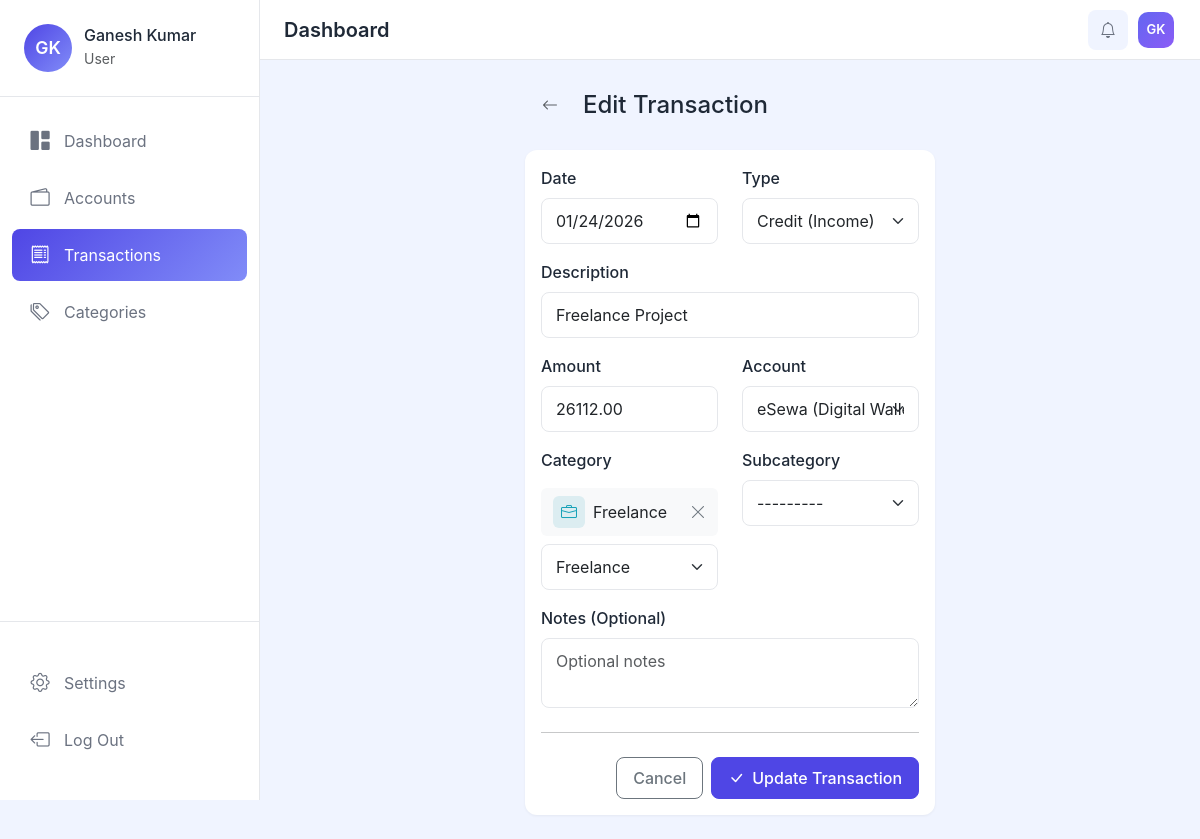
The page /transactions/28/edit/ (signed in) on the database its author committed.
### apps/accounts/models.py (models this page shows, shortened)
class UserProfile(models.Model):
    CURRENCY_CHOICES = [
        ('NPR', 'Nepali Rupee (रू)'),
        ('USD', 'US Dollar ($)'),
        ('EUR', 'Euro (€)'),
        ('GBP', 'British Pound (£)'),
        ('INR', 'Indian Rupee (₹)'),
        ('AUD', 'Australian Dollar (A$)'),
        ('CAD', 'Canadian Dollar (C$)'),
        ('JPY', 'Japanese Yen (¥)'),
        ('CNY', 'Chinese Yuan (¥)'),
    ]
    user = models.OneToOneField(User, on_delete=models.CASCADE, related_name='profile')
    profile_picture = models.ImageField(upload_to='profiles/', blank=True, null=True)
    currency = models.CharField(max_length=3, choices=CURRENCY_CHOICES, default='NPR')
    created_at = models.DateTimeField(auto_now_add=True)
    updated_at = models.DateTimeField(auto_now=True)
    class Meta:
        verbose_name = 'User Profile'
        verbose_name_plural = 'User Profiles'
    @property
    def display_name(self):
        if self.user.first_name:
            return f"{self.user.first_name} {self.user.last_name}".strip()
        return self.user.username
    @property
    def initials(self):
        if self.user.first_name and self.user.last_name:
            return f"{self.user.first_name[0]}{self.user.last_name[0]}".upper()
        return self.user.username[:2].upper()

### apps/transactions/models.py (models this page shows, shortened)
class Transaction(models.Model):
    TRANSACTION_TYPES = [
        ('credit', 'Credit (Income)'),
        ('debit', 'Debit (Expense)'),
    ]
    user = models.ForeignKey(User, on_delete=models.CASCADE, related_name='transactions')
    account = models.ForeignKey(Account, on_delete=models.CASCADE, related_name='transactions')
    category = models.ForeignKey(Category, on_delete=models.SET_NULL, null=True, blank=True, related_name='transactions')
    subcategory = models.ForeignKey(SubCategory, on_delete=models.SET_NULL, null=True, blank=True, related_name='transactions')
    date = models.DateField()
    description = models.CharField(max_length=255)
    amount = models.DecimalField(max_digits=12, decimal_places=2)
    transaction_type = models.CharField(max_length=10, choices=TRANSACTION_TYPES, default='debit')
    notes = models.TextField(blank=True, null=True)
    created_at = models.DateTimeField(auto_now_add=True)
    updated_at = models.DateTimeField(auto_now=True)
    class Meta:
        verbose_name = 'Transaction'
        verbose_name_plural = 'Transactions'
        ordering = ['-date', '-created_at']

### apps/transactions/views.py (the view, shortened to what this page needs)
# urls.py: path('<int:pk>/edit/', views.TransactionUpdateView.as_view(), name='edit'),
class TransactionUpdateView(LoginRequiredMixin, UpdateView):
    model = Transaction
    form_class = TransactionForm
    template_name = 'transactions/form.html'
    success_url = reverse_lazy('transactions:list')
    def get_queryset(self):
        return Transaction.objects.filter(user=self.request.user)
    def get_form_kwargs(self):
        kwargs = super().get_form_kwargs()
        kwargs['user'] = self.request.user
        return kwargs
    def get_context_data(self, **kwargs):
        context = super().get_context_data(**kwargs)
        context['title'] = 'Edit Transaction'
        context['button_text'] = 'Update Transaction'
        return context

### apps/categories/models.py (called while the page is built)
    def __str__(self):
        return f"{self.category.name} → {self.name}"

### apps/wallets/models.py (called while the page is built)
    def __str__(self):
        return f"{self.name} ({self.get_account_type_display()})"

### apps/transactions/templates/transactions/form.html (shortened to what this page needs)
{% extends 'base.html' %}
{% block content %}
<div class="container-fluid px-4">
    <div class="row justify-content-center">
        <div class="col-lg-6">
            <div class="d-flex align-items-center mb-4">
                <a href="{% url 'transactions:list' %}" class="btn btn-link text-muted me-2">
                    <i class="bi bi-arrow-left"></i>
                </a>
                <h4 class="mb-0">{{ title }}</h4>
            </div>
            <div class="card">
                <div class="card-body">
                    <form method="post" id="transactionForm">
                        <div class="row">
                            <div class="col-md-6 mb-3">
                                <label for="id_date" class="form-label">Date</label>
                                {{ form.date }}
                            </div>
                            <div class="col-md-6 mb-3">
                                <label for="id_transaction_type" class="form-label">Type</label>
                                {{ form.transaction_type }}
                            </div>
                        </div>
                        <div class="mb-3">
                            <label for="id_description" class="form-label">Description</label>
                            {{ form.description }}
                        </div>
                        <div class="row">
                            <div class="col-md-6 mb-3">
                                <label for="id_amount" class="form-label">Amount</label>
                                {{ form.amount }}
                            </div>
                            <div class="col-md-6 mb-3">
                                <label for="id_account" class="form-label">Account</label>
                                {{ form.account }}
                            </div>
                        </div>
                        <div class="row">
                            <div class="col-md-6 mb-3">
                                <label class="form-label">Category</label>
                                <div id="selectedCategoryDisplay" class="selected-category-display" style="display: none;">
                                    <span class="category-icon-preview" id="selectedCategoryIcon"></span>
                                    <span id="selectedCategoryName"></span>
                                    <span class="remove-btn" onclick="clearCategory()"><i class="bi bi-x-lg"></i></span>
                                </div>
                                <select class="form-select mt-2" id="categoryDropdown">
                                    {% for choice in form.category.field.queryset %}
                                    <option value="{{ choice.id }}"
                                            data-color="{{ choice.color }}"
                                            data-icon="{{ choice.icon }}"
                                            {% if form.category.value|stringformat:"s" == choice.id|stringformat:"s" %}selected{% endif %}>
                                        {{ choice.name }}
                                    </option>
                                    {% endfor %}
                                </select>
                            </div>
                            <div class="col-md-6 mb-3">
                                <label for="id_subcategory" class="form-label">Subcategory</label>
                                {{ form.subcategory }}
                            </div>
                        </div>
                        <div class="mb-3">
                            <label for="id_notes" class="form-label">Notes (Optional)</label>
                            {{ form.notes }}
                        </div>
                        <hr class="my-4">
                        <div class="d-flex justify-content-end gap-2">
                            <a href="{% url 'transactions:list' %}" class="btn btn-outline-secondary">Cancel</a>
                            <button type="submit" class="btn btn-primary">
                                <i class="bi bi-check-lg me-2"></i>{{ button_text }}
                            </button>
                        </div>
                    </form>
                </div>
            </div>
        </div>
    </div>
</div>
{% endblock %}

### templates/components/sidebar.html (shortened to what this page needs)
{% load static %}
<nav class="sidebar" id="sidebar">
    <div class="sidebar-header">
        <div class="user-profile">
            {% if user.profile.profile_picture %}
            <img src="{{ user.profile.profile_picture.url }}" alt="Profile" class="profile-img">
            {% else %}
            <div class="profile-initials">{{ user.profile.initials }}</div>
            {% endif %}
            <div class="user-info">
                <h6 class="mb-0">{{ user.profile.display_name }}</h6>
                <small class="text-muted">User</small>
            </div>
        </div>
    </div>
    <ul class="nav flex-column">
        <li class="nav-item">
            <a class="nav-link {% if request.resolver_match.url_name == 'index' %}active{% endif %}" href="{% url 'dashboard:index' %}">
                <i class="bi bi-grid-1x2-fill"></i>
                <span>Dashboard</span>
            </a>
        </li>
        <li class="nav-item">
            <a class="nav-link {% if 'wallets' in request.resolver_match.namespace %}active{% endif %}" href="{% url 'wallets:list' %}">
                <i class="bi bi-wallet2"></i>
                <span>Accounts</span>
            </a>
        </li>
        <li class="nav-item">
            <a class="nav-link {% if 'transactions' in request.resolver_match.namespace %}active{% endif %}" href="{% url 'transactions:list' %}">
                <i class="bi bi-receipt"></i>
                <span>Transactions</span>
            </a>
        </li>
        <li class="nav-item">
            <a class="nav-link {% if 'categories' in request.resolver_match.namespace %}active{% endif %}" href="{% url 'categories:list' %}">
                <i class="bi bi-tags"></i>
                <span>Categories</span>
            </a>
        </li>
    </ul>
    <div class="sidebar-footer">
        <ul class="nav flex-column">
            <li class="nav-item">
                <a class="nav-link {% if request.resolver_match.url_name == 'profile' %}active{% endif %}" href="{% url 'accounts:profile' %}">
                    <i class="bi bi-gear"></i>
                    <span>Settings</span>
                </a>
            </li>
            <li class="nav-item">
                <form method="post" action="{% url 'accounts:logout' %}" id="logoutForm">
                    <a class="nav-link" href="#" onclick="document.getElementById('logoutForm').submit(); return false;">
                        <i class="bi bi-box-arrow-left"></i>
                        <span>Log Out</span>
                    </a>
                </form>
            </li>
        </ul>
    </div>
</nav>

### templates/components/navbar.html (shortened to what this page needs)
<nav class="top-navbar">
    <div class="d-flex align-items-center">
        <h5 class="page-title mb-0 d-none d-md-block">{% block page_title %}Dashboard{% endblock %}</h5>
    </div>
    <div class="navbar-actions d-flex align-items-center gap-2">
        <div class="dropdown">
            <button class="btn btn-icon" type="button" data-bs-toggle="dropdown" aria-expanded="false" id="notificationDropdownBtn">
                <i class="bi bi-bell"></i>
            </button>
        </div>
        <div class="dropdown">
            <button class="btn btn-icon profile-btn" type="button" data-bs-toggle="dropdown" aria-expanded="false">
                <div class="profile-avatar-sm">
                    {% if user.first_name %}
                        {{ user.first_name|make_list|first }}{{ user.last_name|make_list|first }}
                    {% else %}
                        {{ user.username|make_list|first|upper }}
                    {% endif %}
                </div>
            </button>
        </div>
    </div>
</nav>

### static/css/style.css (style rules this page uses)
:root { --primary-color: #4F46E5; --primary-light: #818CF8; --sidebar-bg: #FFFFFF; --sidebar-width: 260px; --navbar-height: 60px; --body-bg: #F0F4FF; --card-bg: #FFFFFF; --text-primary: #1F2937; --text-secondary: #6B7280; --border-color: #E5E7EB; --success-color: #10B981; --danger-color: #EF4444; --warning-color: #F59E0B; }
* { margin: 0; padding: 0; box-sizing: border-box; }
body { font-family: 'Inter', -apple-system, BlinkMacSystemFont, 'Segoe UI', Roboto, sans-serif; background-color: var(--body-bg); color: var(--text-primary); }
.sidebar { width: var(--sidebar-width); background: var(--sidebar-bg); border-right: 1px solid var(--border-color); position: fixed; top: 0; left: 0; height: 100vh; display: flex; flex-direction: column; z-index: 1000; transition: transform 0.3s ease; }
.sidebar-header { padding: 1.5rem; border-bottom: 1px solid var(--border-color); }
.user-profile { display: flex; align-items: center; gap: 12px; }
.profile-initials { width: 48px; height: 48px; border-radius: 50%; background: linear-gradient(135deg, var(--primary-color), var(--primary-light)); color: white; display: flex; align-items: center; justify-content: center; font-weight: 600; font-size: 1.1rem; }
.sidebar .nav { padding: 1rem 0; flex: 1; }
.sidebar .nav-item { margin: 2px 0.75rem; }
.sidebar .nav-link { display: flex; align-items: center; gap: 12px; padding: 0.75rem 1rem; color: var(--text-secondary); border-radius: 8px; text-decoration: none; transition: all 0.2s ease; }
.sidebar .nav-link.active { background: linear-gradient(135deg, var(--primary-color), var(--primary-light)); color: white; }
.sidebar .nav-link i { font-size: 1.2rem; width: 24px; text-align: center; }
.sidebar-footer { padding: 1rem 0; border-top: 1px solid var(--border-color); margin-top: auto; }
.top-navbar { height: var(--navbar-height); background: var(--card-bg); border-bottom: 1px solid var(--border-color); display: flex; align-items: center; justify-content: space-between; padding: 0 1.5rem; position: sticky; top: 0; z-index: 100; }
.page-title { font-weight: 600; color: var(--text-primary); margin: 0; }
.btn-icon { width: 40px; height: 40px; border-radius: 10px; display: flex; align-items: center; justify-content: center; background: var(--body-bg); border: none; color: var(--text-secondary); position: relative; transition: all 0.2s; }
.profile-btn { padding: 0 !important; background: transparent !important; border: none !important; }
.profile-avatar-sm { width: 36px; height: 36px; border-radius: 10px; background: linear-gradient(135deg, #6366f1 0%, #8b5cf6 100%); color: white; display: flex; align-items: center; justify-content: center; font-size: 13px; font-weight: 600; }
.navbar-actions { display: flex; align-items: center; gap: 8px; }
.card { border: none; border-radius: 12px; box-shadow: 0 1px 3px rgba(0, 0, 0, 0.05); background: var(--card-bg); }
.form-control, .form-select { border-radius: 8px; border-color: var(--border-color); padding: 0.625rem 0.875rem; }
.form-label { font-weight: 500; color: var(--text-primary); margin-bottom: 0.5rem; }
.btn { border-radius: 8px; font-weight: 500; padding: 0.5rem 1rem; transition: all 0.2s ease; }
.btn-primary { background: var(--primary-color); border-color: var(--primary-color); }

### apps/transactions/templates/transactions/form.html (style rules this page uses)
.category-icon-preview { width: 32px; height: 32px; border-radius: 6px; display: flex; align-items: center; justify-content: center; }
.selected-category-display { display: flex; align-items: center; gap: 8px; padding: 8px 12px; background: #f8f9fa; border-radius: 6px; margin-top: 8px; }
.selected-category-display .remove-btn { margin-left: auto; cursor: pointer; color: #6c757d; }

### rows shown on the page
Transaction: date "01/24/2026", transaction_type "Credit (Income)", description "Freelance Project", amount "26112.00", account "eSewa (Digital Wallet)", subcategory "---------"

### other values the page prints
{{ user.profile.initials }} "GK"
{{ user.profile.display_name }} "Ganesh Kumar"
{{ user.first_name|make_list|first }} "G"
{{ user.last_name|make_list|first }} "K"
{{ title }} "Edit Transaction"
{{ button_text }} "Update Transaction"
form field value "Freelance"
